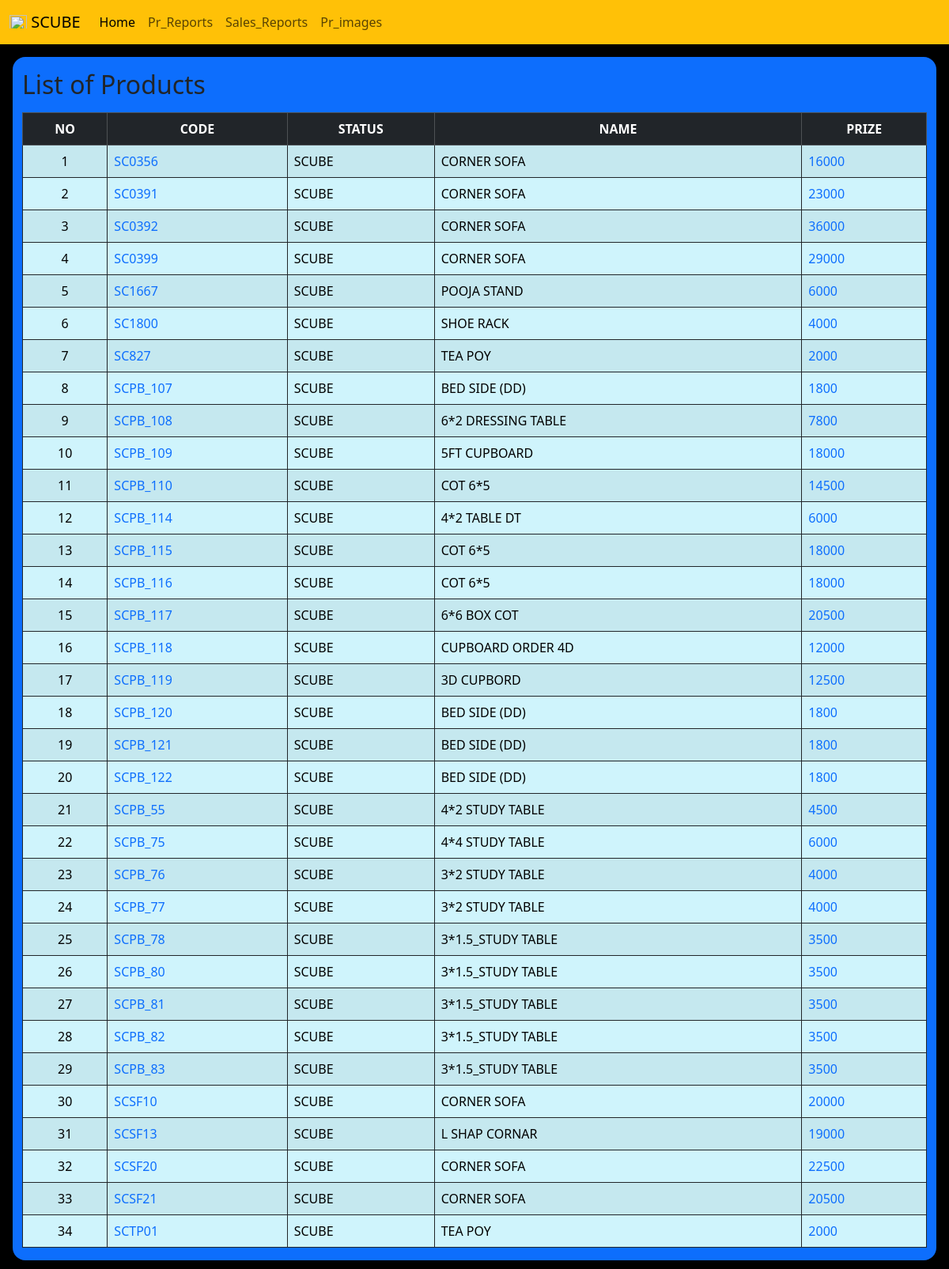
Screenshot of /list/ (signed in) with the database file from the repository.
### manager/models.py (models this page shows, shortened)
class Scube_ss(models.Model):
    code = models.CharField(max_length=50, null=True)
    Catogory = models.CharField(choices=Catogory_choice, max_length=50, null=True)
    name = models.CharField(max_length=50, null=True)
    size = models.CharField(max_length=50, null=True, blank=True)
    prize = models.IntegerField(null=True, blank=True)
    material = models.CharField(max_length=50, null=True)
    color = models.CharField(max_length=50, null=True, blank=True)
    pr_date = models.DateField(null=True)
    sl_date = models.DateField(null=True, blank=True)
    status = models.CharField(choices=status_choice, max_length=50, null=True)
    image = models.ImageField(upload_to='images/', blank=True)
    new_pr = models.CharField(choices=new_choice, max_length=50, null=True, blank=True)
    GALLERY_STATUS_CHOICES = [
        ('PENDING', 'PENDING'),
        ('SHOW', 'SHOW'),
        ('UNSHOW', 'UNSHOW'),
    ]
    gallery_status = models.CharField(max_length=20, choices=GALLERY_STATUS_CHOICES, default='PENDING')
    sort_order = models.IntegerField(default=0)

### manager/views.py (the view)
# urls.py: path('list/',views.list,name='list'),
@user_passes_test(is_admin)
def list(request):
    ls_data = Scube_ss.objects.filter(status="SCUBE").order_by('code')
    return render(request, 'list.html', {'prod': ls_data})

### manager/views.py (called while the page is built)
def is_admin(user):
    return user.is_authenticated and user.is_superuser

### manager/templates/list.html
{% extends 'blank_layout.html' %}
{% load static %}
{% block content %}
<div class="m-3">
  <section class="container-fluid bg-primary rounded-4  ">
    <div class="row mt-2  pt-2">
      <DIV class="COL-12 mt-2">
        <h2>List of Products</h2>
      </DIV>
      <div class="col-12 col-md-12 mt-2">
        <table class="table table-hover table-info table-striped table-bordered border-dark  ">
          <thead class="table-dark text-center ">
            <tr>
              <th scope="col">NO</th>
              <th>CODE</th>
              <th>STATUS</th>
              <th>NAME</th>
              <th>PRIZE</th>
            </tr>
          </thead>
          <tbody>
            {% for product_obj in prod %}
            <tr>
              <td class="text-center">{{ forloop.counter }}</td>
              <td> <a style="text-decoration: none ; " href="{% url 'details' product_obj.id %}">
                  {{product_obj.code |upper}}</a></td>
              <td>{{product_obj.status |upper}}</td>
              <td>{{product_obj.name |upper}}</td>
              <td> <a style="text-decoration: none ; " href="{% url 'edit' product_obj.id %}">
                  {{product_obj.prize |upper}}</td>
            </tr>
            {% endfor %}
        </table>
      </div>
    </div>
  </section>
</div>
{% endblock %}

### rows the page displays
Scube_ss: code "SC0356", status "SCUBE", name "CORNER SOFA", prize "16000"
Scube_ss: code "SC0391", status "SCUBE", name "CORNER SOFA", prize "23000"
Scube_ss: code "SC0392", status "SCUBE", name "CORNER SOFA", prize "36000"
Scube_ss: code "SC0399", status "SCUBE", name "CORNER SOFA", prize "29000"
Scube_ss: code "SC1667", status "SCUBE", name "POOJA STAND", prize "6000"
Scube_ss: code "SC1800", status "SCUBE", name "SHOE RACK", prize "4000"
Scube_ss: code "SC827", status "SCUBE", name "TEA POY", prize "2000"
Scube_ss: code "SCPB_107", status "SCUBE", name "BED SIDE (DD)", prize "1800"
Scube_ss: code "SCPB_108", status "SCUBE", name "6*2 DRESSING TABLE", prize "7800"
Scube_ss: code "SCPB_109", status "SCUBE", name "5FT CUPBOARD", prize "18000"
Scube_ss: code "SCPB_110", status "SCUBE", name "COT 6*5", prize "14500"
Scube_ss: code "SCPB_114", status "SCUBE", name "4*2 TABLE DT", prize "6000"
Scube_ss: code "SCPB_115", status "SCUBE", name "COT 6*5", prize "18000"
Scube_ss: code "SCPB_116", status "SCUBE", name "COT 6*5", prize "18000"
Scube_ss: code "SCPB_117", status "SCUBE", name "6*6 BOX COT", prize "20500"
Scube_ss: code "SCPB_118", status "SCUBE", name "CUPBOARD ORDER 4D", prize "12000"
Scube_ss: code "SCPB_119", status "SCUBE", name "3D CUPBORD", prize "12500"
Scube_ss: code "SCPB_120", status "SCUBE", name "BED SIDE (DD)", prize "1800"
Scube_ss: code "SCPB_121", status "SCUBE", name "BED SIDE (DD)", prize "1800"
Scube_ss: code "SCPB_122", status "SCUBE", name "BED SIDE (DD)", prize "1800"
Scube_ss: code "SCPB_55", status "SCUBE", name "4*2 STUDY TABLE", prize "4500"
Scube_ss: code "SCPB_75", status "SCUBE", name "4*4 STUDY TABLE", prize "6000"
Scube_ss: code "SCPB_76", status "SCUBE", name "3*2 STUDY TABLE", prize "4000"
Scube_ss: code "SCPB_77", status "SCUBE", name "3*2 STUDY TABLE", prize "4000"
Scube_ss: code "SCPB_78", status "SCUBE", name "3*1.5_STUDY TABLE", prize "3500"
Scube_ss: code "SCPB_80", status "SCUBE", name "3*1.5_STUDY TABLE", prize "3500"
Scube_ss: code "SCPB_81", status "SCUBE", name "3*1.5_STUDY TABLE", prize "3500"
Scube_ss: code "SCPB_82", status "SCUBE", name "3*1.5_STUDY TABLE", prize "3500"
Scube_ss: code "SCPB_83", status "SCUBE", name "3*1.5_STUDY TABLE", prize "3500"
Scube_ss: code "SCSF10", status "SCUBE", name "CORNER SOFA", prize "20000"
Scube_ss: code "SCSF13", status "SCUBE", name "L SHAP CORNAR", prize "19000"
Scube_ss: code "SCSF20", status "SCUBE", name "CORNER SOFA", prize "22500"
Scube_ss: code "SCSF21", status "SCUBE", name "CORNER SOFA", prize "20500"
Scube_ss: code "SCTP01", status "SCUBE", name "TEA POY", prize "2000"
